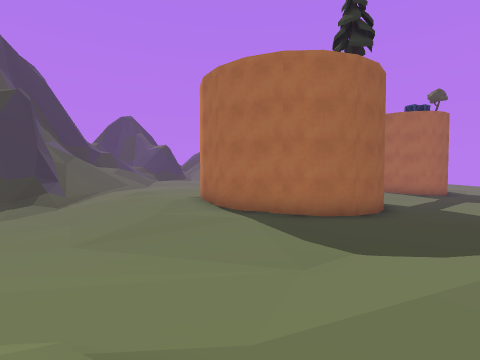
[1] (above)

24 first-person views from a walk through a Unity game level. The camera is 1.3 m above the floor, tilts 2° down and sees 85° across. The floor is counted in squares, 2 m on a side. Each view is taken from the middle of a square. On the plan, view 1 faces up. The plan holds only what a view shows up to about 9 squares ahead; the rest is blank. The place goes on beyond the plan. The player character is not drawn. Some animated figures are left out.

[2]
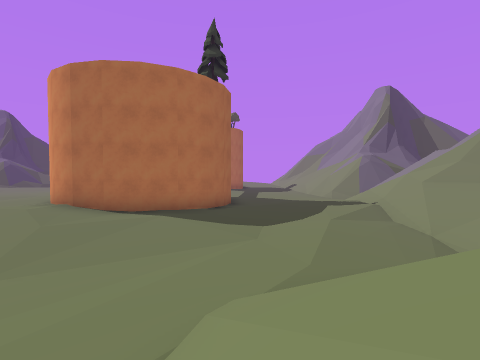

[3]
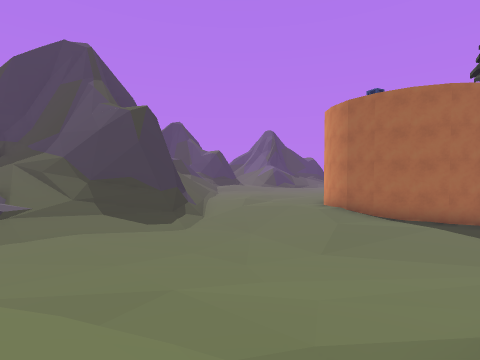

[4]
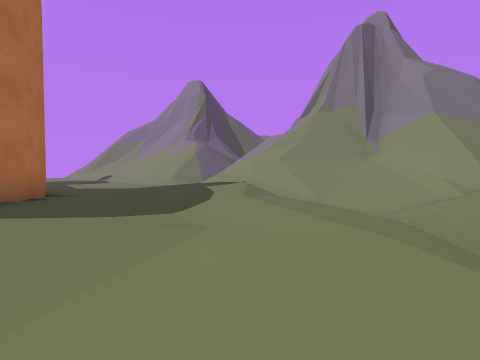

[5]
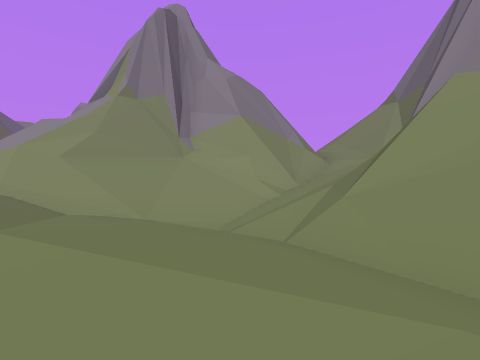

[6]
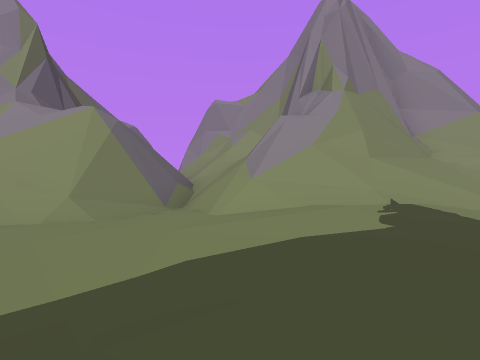

[7]
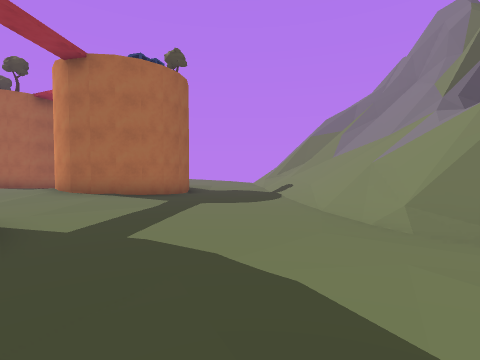

[8]
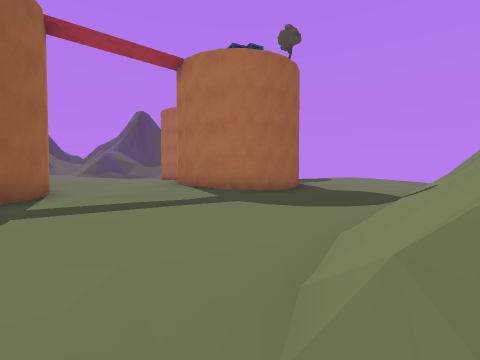

[9]
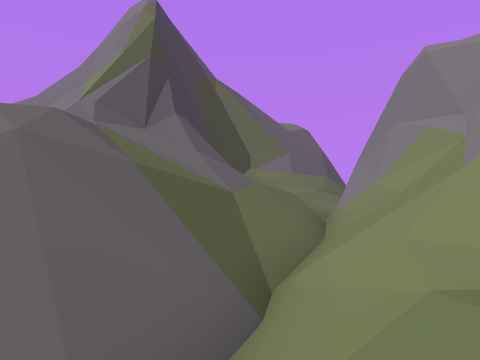

[10]
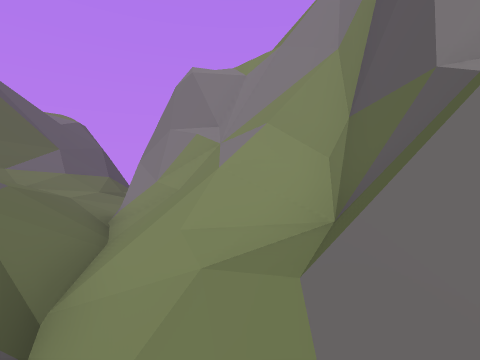

[11]
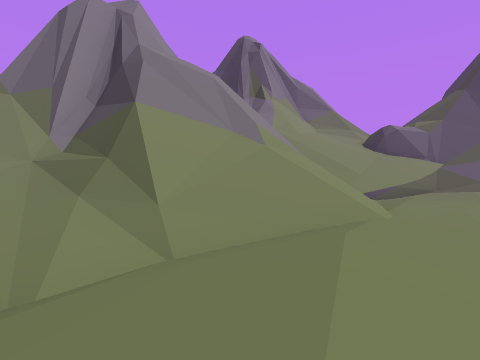

[12]
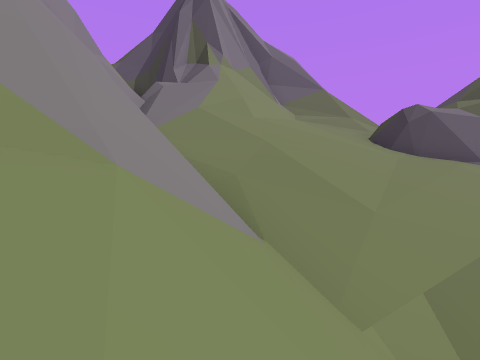

[13]
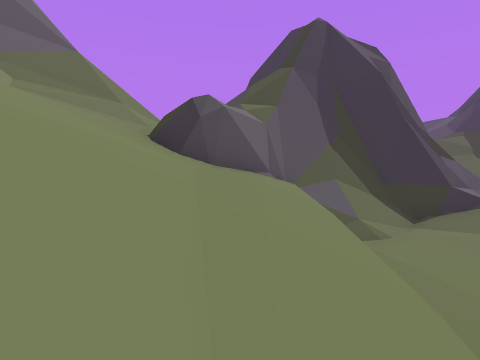

[14]
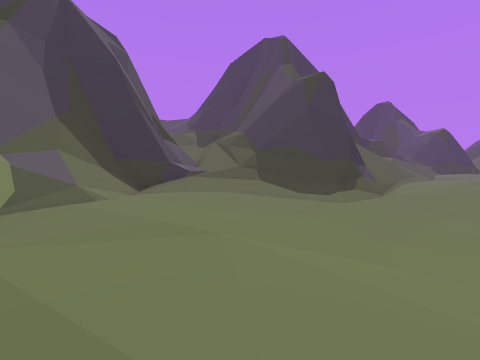

[15]
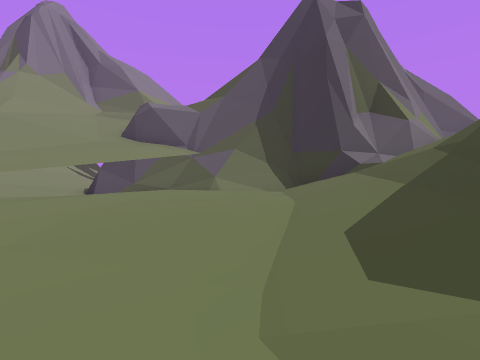

[16]
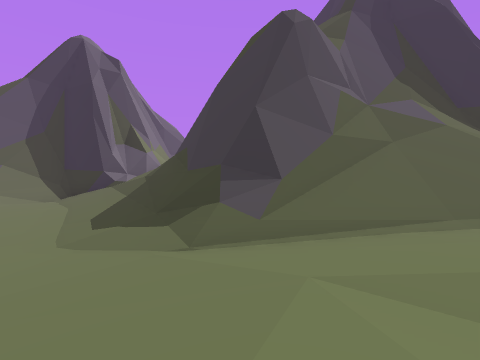

[17]
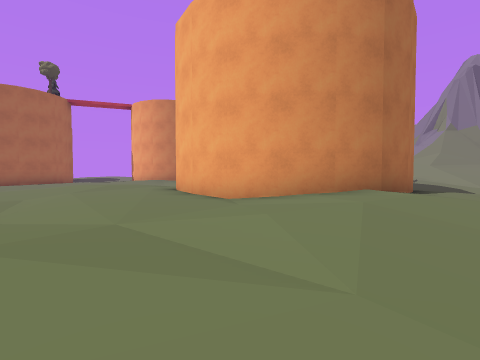

[18]
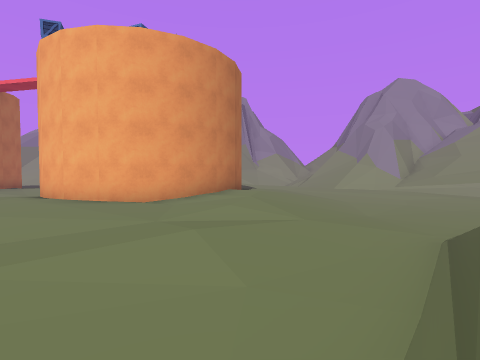

[19]
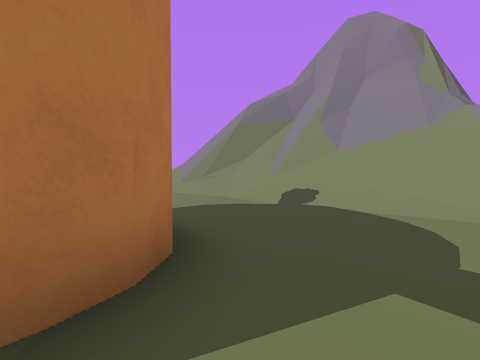

[20]
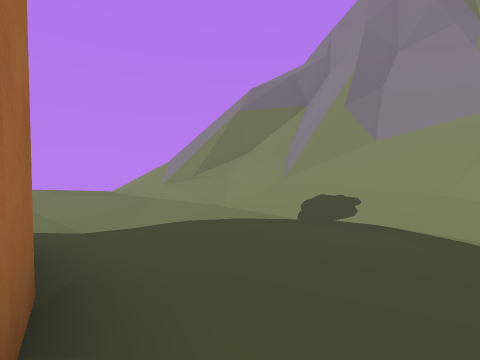

[21]
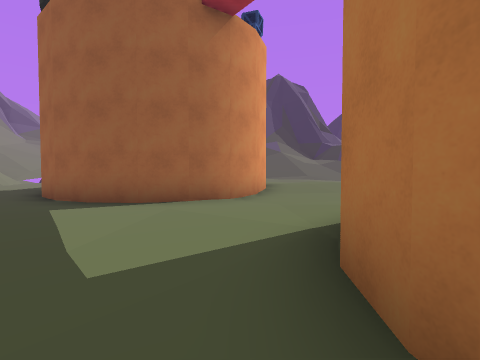

[22]
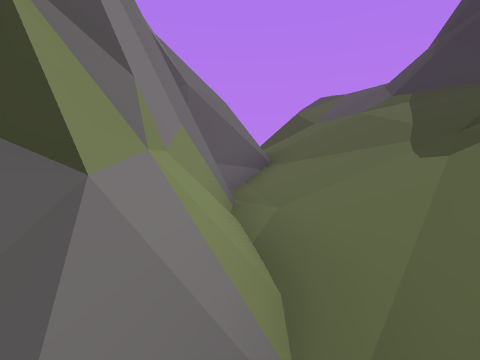

[23]
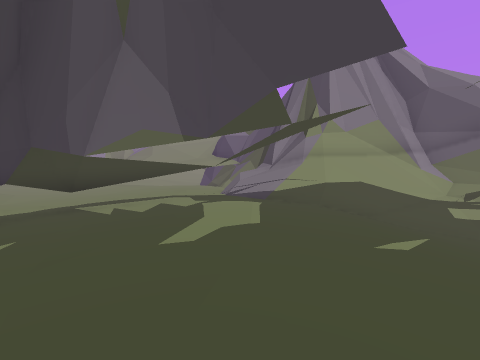

[24]
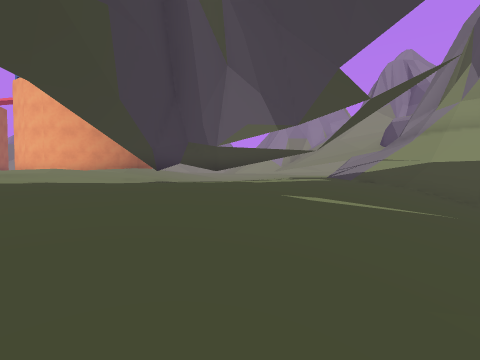

### Floor plan
Key: @ floor where view 1 was taken; # wall or solid block; . main floor; - floor 0.25 m lower than the main floor; : floor 0.5 m higher than the main floor; _ floor 0.75 m lower than the main floor; < floor 1.25 m lower than the main floor; + floor 2 m higher than the main floor; * floor 3.75 m higher than the main floor; / step, stairs or slope; = window, fence, low wall or low ledge; ^ raised ledge; v drop or lower ground; T thing the floor can be seen under or through; O other object.
Columns run from 19 left of view 1 to 17 right of it. Each row starts with its distance up from view 1.
 14      _-.... /::::::::::..:##  O....v/
 13      _-....#/::::::::::..::###..../#=
 12      _-....#/::::::####...:::....//==
 11      _-....-#.::::##  ##........//==^
 10     <_-...--T.::::#    #.......////=^
  9 /v///_-....TT-.:::#    #.......////=^
  8 /#*  /// TTT/--.::##  ##......//////^
  7  #####//////----.::####......//////#^
  6  /######//.------.::::::::.../////=^
  5   =^  ^#/...------..:.:::::..#////=^^
  4        #/...-------....:::///==///==
  3      ^ ^/.....---.....::::///////////
  2      ^v^//..............////=////////
  1      =v###-###/.////---///=/#=///////
  0      #==##/_--/////@//////^=#^==^^#
 -1          # //.+//=////////^^^ ^^^
 -2        =#= /// /#=#/=///=^^
 -3        ###///  /#^##=////^^
 -4                #   #^///=^
 -5                #    ^///#
 -6                     ##//
 -7                      #=

Where each view was taken, in squares from view 1:
view 1: 0 up, 0 right, facing up
view 2: 0 up, 3 left, facing up-right
view 3: 1 down, 5 left, facing up
view 4: 3 up, 2 left, facing right
view 5: 3 up, 0 right, facing down-right
view 6: 7 up, 5 right, facing down-right
view 7: 5 up, 5 right, facing up-right
view 8: 5 up, 9 right, facing up
view 9: 3 up, 9 right, facing right
view 10: 3 up, 9 right, facing down-right
view 11: 3 up, 3 right, facing down-left
view 12: 1 up, 2 left, facing down-left
view 13: 0 up, 5 left, facing left
view 14: 1 up, 4 left, facing up-left
view 15: 8 up, 6 left, facing down-left
view 16: 10 up, 3 left, facing left
view 17: 11 up, 6 left, facing right
view 18: 14 up, 7 left, facing down-right
view 19: 12 up, 7 right, facing right
view 20: 12 up, 9 right, facing right
view 21: 12 up, 10 right, facing left
view 22: 7 up, 12 left, facing left
view 23: 14 up, 11 left, facing down
view 24: 14 up, 14 left, facing down-right
